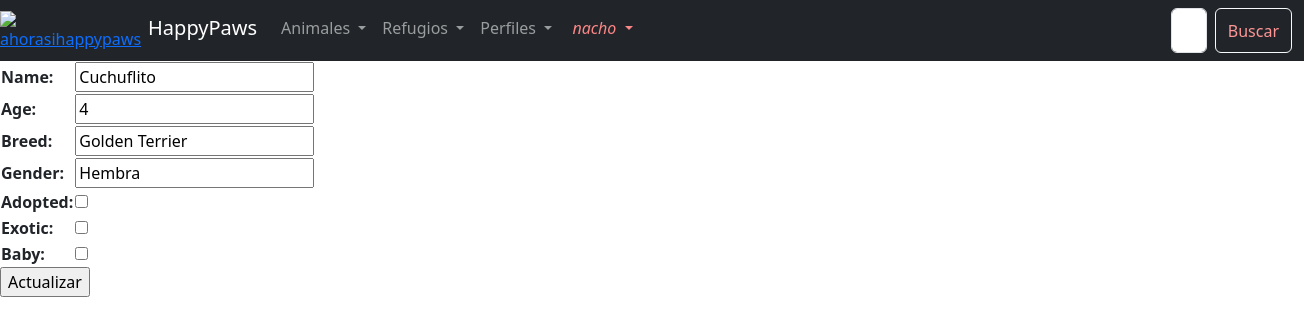
/update-animal/2 (signed in), run on the app's committed database.
### animal_app/models.py (models this page shows, shortened)
class Animals(models.Model):
    name = models.CharField(max_length=100)
    age = models.IntegerField()
    gender = models.CharField(max_length=100)
    adopted = models.BooleanField(default=True)
    breed = models.CharField(max_length=100)
    exotic = models.BooleanField(default=False)
    baby = models.BooleanField(default=False)

### animal_app/views.py (the view)
# urls.py: path("update-animal/<int:pk>", AnimalUpdate.as_view()),
class AnimalUpdate(UpdateView):
    model = Animals
    fields = ["name", "age", "breed", "gender", "adopted", "exotic", "baby"]
    template_name = "update-animal.html"
    success_url = "/animal-list/"

### templates/update-animal.html (shortened to what this page needs)
{% extends 'base.html' %}
{% block content %}
{% if form %}
    <form class="text-dark" method="POST">
        <table>
            {{form.as_table}}
        </table>
        <input type="submit" value="Actualizar">
    </form>
{% endif %}
{% endblock %}

### templates/base.html (shortened to what this page needs)
<!DOCTYPE html>
<html lang="en">
<head>
    <link href="https://cdn.jsdelivr.net/npm/bootstrap@5.3.0-alpha1/dist/css/bootstrap.min.css" rel="stylesheet">
</head>
<body>
    <header>
            <nav class="navbar navbar-expand-lg navbar-dark bg-dark">
                <a href=""><img src="https://i.ibb.co/VVpN3y7/ahorasihappypaws.png" alt="ahorasihappypaws" width="60" height="60" /></a>
                <div class="container-fluid">
                <a class="navbar-brand" href="/" style="margin-bottom:5px; margin-left:-5px;">HappyPaws</a>
                <div class="collapse navbar-collapse" id="navbarSupportedContent">
                    <ul class="navbar-nav me-auto mb-2 mb-lg-0">
                        <li class="nav-item dropdown">
                            <a class="nav-link dropdown-toggle" href="#" role="button" data-bs-toggle="dropdown" aria-expanded="false">
                                Animales
                            </a>
                        </li>
                        <li class="nav-item dropdown">
                            <a class="nav-link dropdown-toggle" href="#" role="button" data-bs-toggle="dropdown" aria-expanded="false">
                                Refugios
                            </a>
                        </li>
                        <li class="nav-item dropdown">
                            <a class="nav-link dropdown-toggle" href="#" role="button" data-bs-toggle="dropdown" aria-expanded="false">
                                Perfiles
                            </a>
                        </li>
                    <li class="nav-item dropdown">
                        <a class="nav-link dropdown-toggle" href="#" role="button" data-bs-toggle="dropdown" aria-expanded="false" style="color: rgb(252, 135, 135); margin-bottom:5px; margin-top:0px; margin-right:50px; font-style:italic;">
                            {% if request.user.is_authenticated %}
                                {{request.user.username}}
                            {% elif not request.user.is_authenticated %}
                                Sesión
                            {% endif %}
                        </a>
                    </li>
                    <form class="d-flex" role="search" action="/animal-list/" method="GET">
                    <input class="form-control me-2" type="search" placeholder="Buscar Animales" aria-label="Search" name="search" style="margin-left:480px;">
                    <button class="btn btn-outline-light" type="submit" style="color:rgb(254, 150, 149)">Buscar</button>
                    </form>
                </div>
                </div>
            </nav>
    </header>
    {% block content %}
    {% endblock %}
</body>
</html>

### templates/base.html (style rules this page uses)
body { background-image: url('https://i.pinimg.com/564x/0b/c4/a1/0bc4a10e10077c2aedac4cf37e7378c7.jpg'); }

### data on the page
Animals: name "Cuchuflito", age "4", breed "Golden Terrier", gender "Hembra"

### other printed values
{{ request.user.username }} "nacho"
